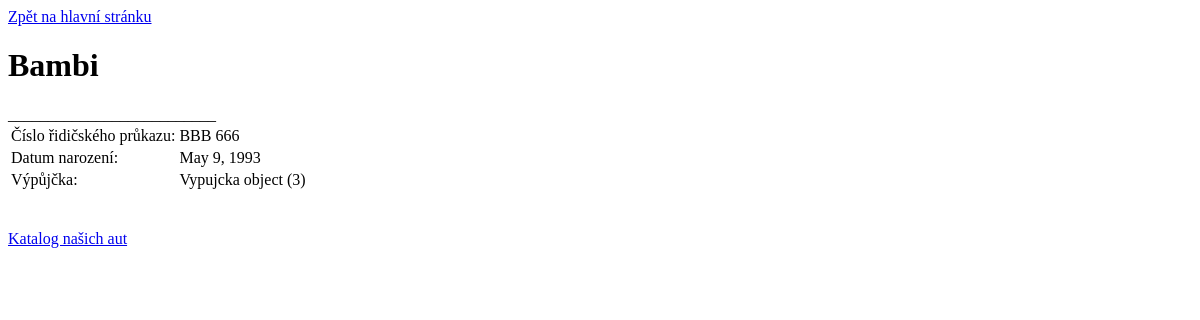
The app's page /katalog/zakaznici/2, older data.
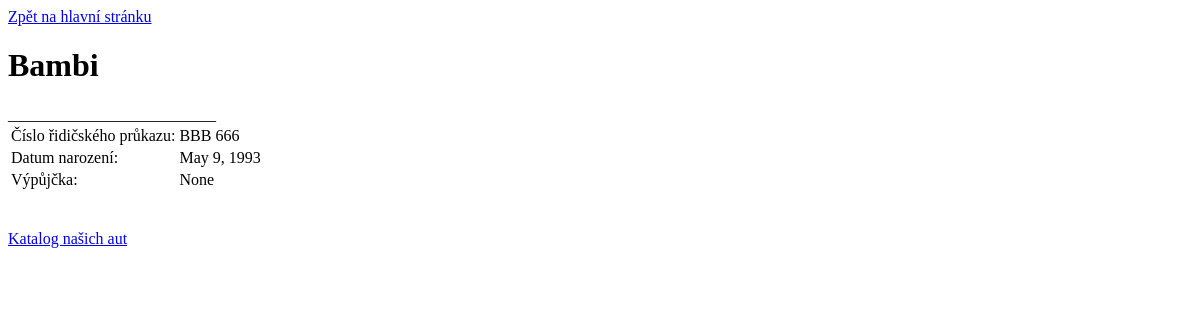
The same page, newer data.
### katalog/models.py (models this page shows)
class Zakaznik(models.Model):
    jmenoprijm = models.CharField(max_length=100)
    ridicprukaz = models.CharField(max_length=50)
    datumnaroz = models.DateField()
    vypujcka = models.ForeignKey("Vypujcka", on_delete=models.SET_NULL, null=True)

class Vypujcka(models.Model):
    datumvypujcky = models.DateField()
    datumkoncevypujcky = models.DateField()
    cenavypujcky = models.IntegerField()
    auto = models.ForeignKey("Auto", on_delete=models.SET_NULL, null=True)

### katalog/views.py (the view)
# urls.py: path("zakaznici/<int:pk>", views.DetailZakaznikaView.as_view(), name='zakaznik'),
class DetailZakaznikaView(DetailView):
    model = models.Zakaznik
    template_name = "katalog/detail_zakaznika.html"

### katalog/templates/katalog/detail_zakaznika.html (shortened to what this page needs)
<!DOCTYPE html>
<html lang="en">
<head>
</head>
<body>
<a href="{% url 'katalog' %}">Zpět na hlavní stránku</a>
{% block content %}
<h1>{{zakaznik.jmenoprijm}}</h1>
<table>
    <tr>
        <td>Číslo řidičského průkazu: </td>
        <td>{{zakaznik.ridicprukaz}}</td>
    </tr>
    <tr>
        <td>Datum narození: </td>
        <td>{{zakaznik.datumnaroz}}</td>
    </tr>
    <tr>
        <td>Výpůjčka: </td>
        <td>{{zakaznik.vypujcka}}</td>
    </tr>
</table>
{% endblock %}
<br> <br>
<a href="{% url 'auta' %}">Katalog našich aut</a>
</body>
</html>

Row changes from the older to the newer data that the page shows:
changed Zakaznik "Bambi": vypujcka "Vypujcka object (3)" → "None"
